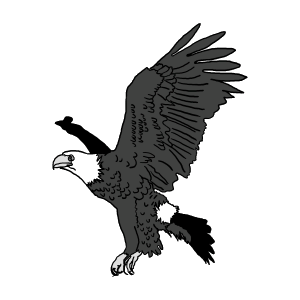
#> input picture Gen_stimuli/Stimuli_selection_screen/Adl.png, 300 x 300 px
$ python create_call_images.py
#> lines starting #> are read from the running program, lines starting #| are printed output that depends on the picture
#!/usr/bin/env python3
# -*- coding: utf-8 -*-
"""
Created on Fri May 17 08:44:00 2024

@author: samuemu

Package: [Pillow](https://pypi.org/project/pillow/) - `python3 -m pip install --upgrade Pillow`
"""
from PIL import Image, ImageOps

import os

thisDir = os.getcwd()
diroutput = os.path.join(thisDir[:thisDir.find('Gen_stimuli')], 'Experiments','SiN','Experiment2','SiN_task','images')

call = ['Adl', 'Eul', 'Rat', 'Tig', 'Vel', 'Aut', 'Mes', 'Gab']
call = [i + '.png' for i in call]

# border parameters
border_size = 5
border_color = 'black'

for i_call in call:

    # open the original image
    input_image_path = (thisDir + os.sep + i_call)  # Path to the existing image
    img = Image.open(input_image_path)
#> img is the input picture: PIL image 300x300 RGBA; mean R, G, B, A 11.8, 12, 11.8, 56.1

    # Add the border - Note: The new image will be of size <size original image> + (border_size * 2)
    img_with_border = ImageOps.expand(img, border=border_size, fill=border_color)
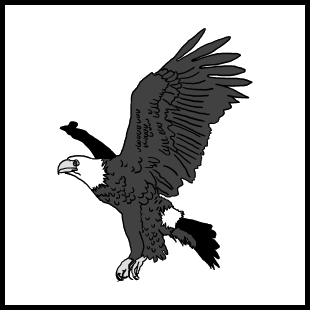
#> img_with_border: PIL image 310x310 RGBA; mean R, G, B, A 11.1, 11.2, 11.1, 68.7; transparent parts drawn white

    # Save the new image
    img_with_border.save((diroutput + os.sep + i_call))
#> pass 2 of the loop `for i_call in call:`:
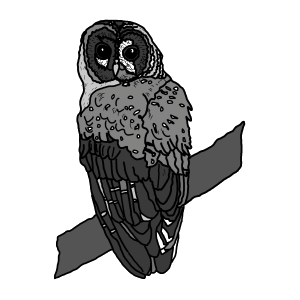
#> input picture Gen_stimuli/Stimuli_selection_screen/Eul.png, 300 x 300 px
#> img is the input picture: PIL image 300x300 RGBA; mean R, G, B, A 20.4, 20.4, 20.3, 77.4
#> `img_with_border = ImageOps.expand(img, border=border_size, fill=border..`:
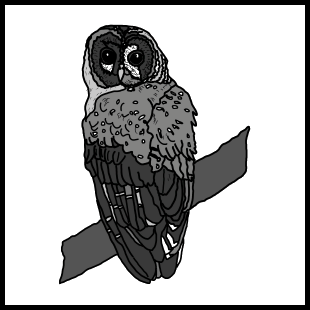
#> img_with_border: PIL image 310x310 RGBA; mean R, G, B, A 19.1, 19.1, 19.1, 88.7; transparent parts drawn white
#> (the run stopped early here; a loop or call above may not have finished)
